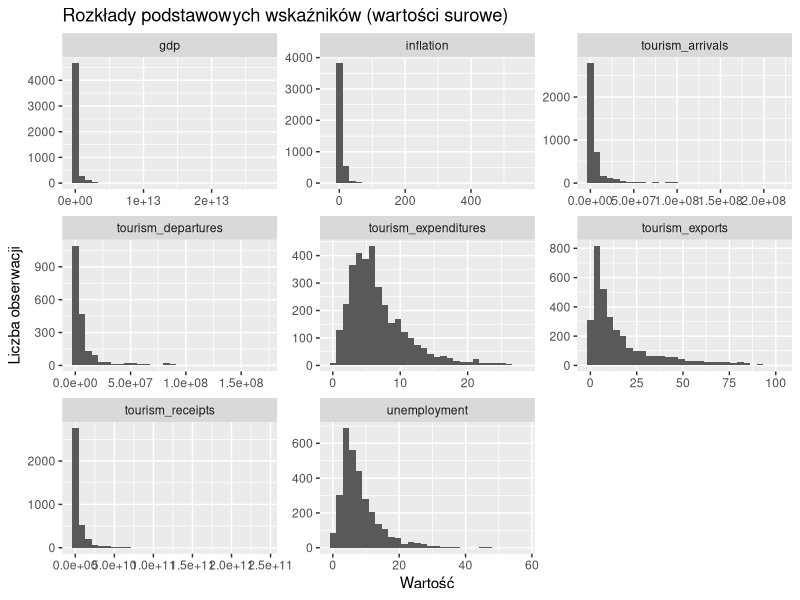
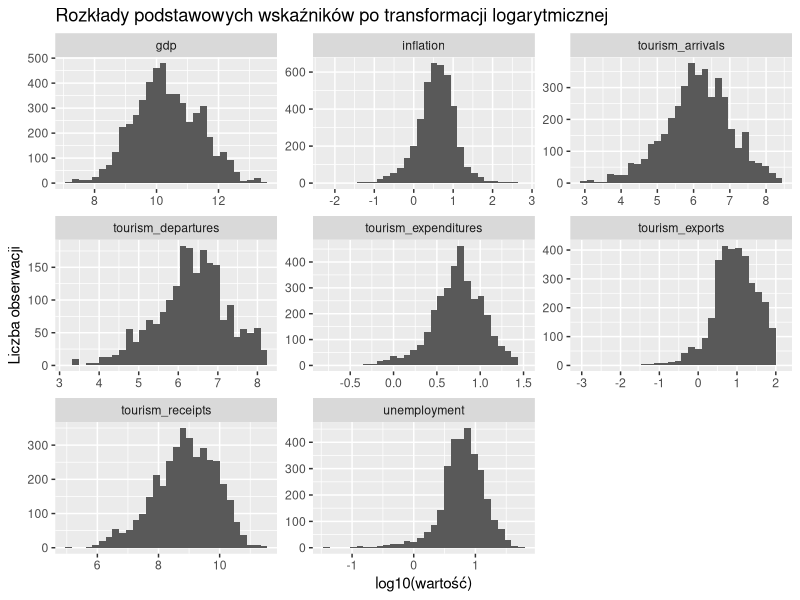
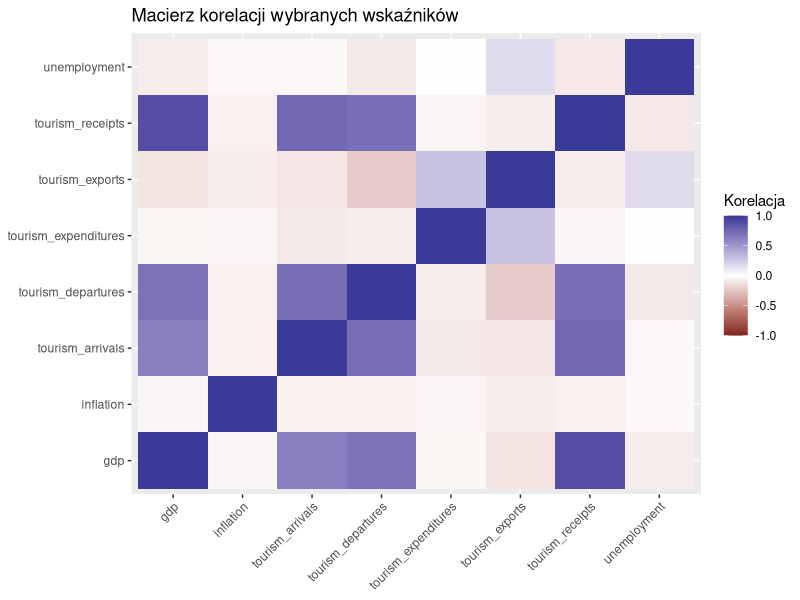
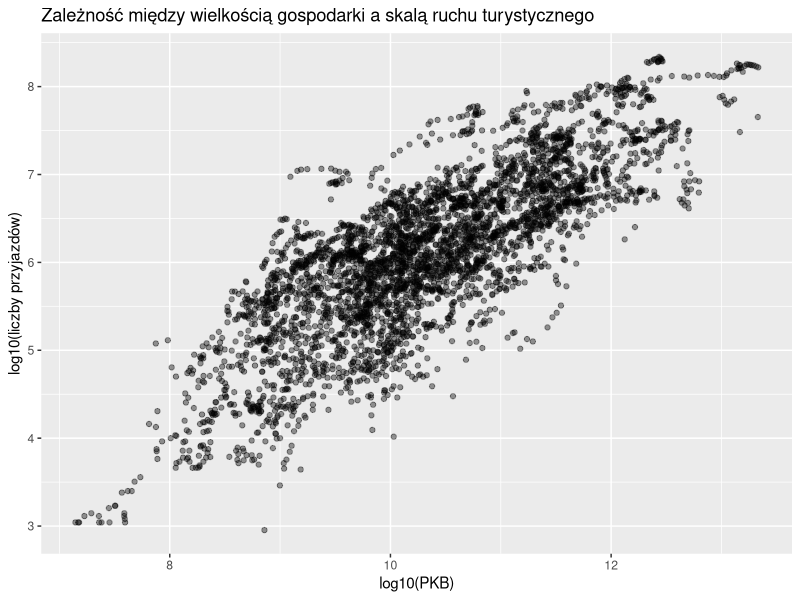
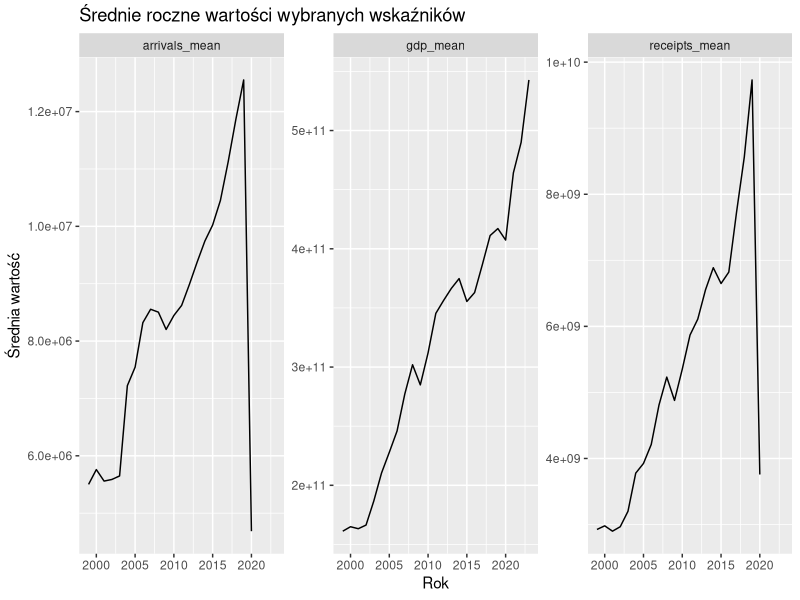

Recreate these plots in R, in order.
## ---- chunk 1
knitr::opts_chunk$set(
  echo = TRUE,
  message = FALSE,
  warning = FALSE
)

library(tidyverse)
library(readr)
library(skimr)
library(tibble)
library(gridExtra)
library(ggplot2)
## ---- chunk 2
tourism <- read_csv("../data/clean/world_tourism_economy_data_clean.csv")

glimpse(tourism)
## ---- chunk 3
tourism %>%
  summarise(
    n_rows      = n(),
    n_countries = n_distinct(country),
    year_min    = min(year, na.rm = TRUE),
    year_max    = max(year, na.rm = TRUE)
  )
## ---- chunk 4
skim(tourism)
## ---- chunk 5
vars_to_describe <- c(
  "tourism_arrivals",
  "tourism_receipts",
  "tourism_expenditures",
  "tourism_exports",
  "tourism_departures",
  "gdp",
  "inflation",
  "unemployment"
)

numeric_subset <- tourism %>%
  select(any_of(vars_to_describe))
## ---- chunk 6

descriptives_raw <- numeric_subset %>%
  summarise(across(
    everything(),
    list(
      n      = ~ sum(!is.na(.)),
      mean   = ~ mean(., na.rm = TRUE),
      sd     = ~ sd(., na.rm = TRUE),
      p25    = ~ quantile(., 0.25, na.rm = TRUE),
      median = ~ median(., na.rm = TRUE),
      p75    = ~ quantile(., 0.75, na.rm = TRUE),
      min    = ~ min(., na.rm = TRUE),
      max    = ~ max(., na.rm = TRUE)
    ),
    .names = "{.col}_{.fn}"
  ))

descriptives <- descriptives_raw %>%
  pivot_longer(
    cols = everything(),
    names_to = c("variable", "stat"),
    names_pattern = "(.+)_([^_]+)$",
    values_to = "value"
  ) %>%
  pivot_wider(
    names_from = stat,
    values_from = value
  ) %>%
  arrange(variable) %>%
  mutate(
    n = as.integer(n),
    across(
      c(min, p25, median, p75, max, mean, sd),
      ~ round(.x, 2)
    )
  ) %>%
  mutate(
    across(
      c(min, p25, median, p75, max, mean, sd),
      ~ format(
        .x,
        big.mark = " ",
        decimal.mark = ",",
        scientific = FALSE
      )
    )
  )

descriptives
## ---- chunk 7
yearly_stats_raw <- tourism %>%
  group_by(year) %>%
  summarise(
    across(
      all_of(vars_to_describe),
      list(
        mean   = ~ mean(., na.rm = TRUE),
        median = ~ median(., na.rm = TRUE),
        p25    = ~ quantile(., 0.25, na.rm = TRUE),
        p75    = ~ quantile(., 0.75, na.rm = TRUE),
        min    = ~ min(., na.rm = TRUE),
        max    = ~ max(., na.rm = TRUE)
      ),
      .names = "{.col}__{.fn}"
    ),
    .groups = "drop"
  )

yearly_stats_raw
## ---- chunk 8
make_stat_table <- function(stat) {
  yearly_stats_raw %>%
    select(year, ends_with(paste0("__", stat))) %>%
    rename_with(
      ~ sub(paste0("__", stat), "", .x),
      ends_with(paste0("__", stat))
    ) %>%
    arrange(year)
}
## ---- chunk 9
format_yearly_table <- function(df, digits = 2) {
  df %>%
    mutate(
      across(
        where(is.numeric) & !any_of("year"),
        ~ ifelse(
          is.na(.),
          NA_character_,
          formatC(., format = "f", digits = digits, big.mark = " ")
        )
      )
    )
}
## ---- chunk 10

mean_by_year    <- format_yearly_table(make_stat_table("mean"),   digits = 2)
median_by_year  <- format_yearly_table(make_stat_table("median"), digits = 2)
p25_by_year     <- format_yearly_table(make_stat_table("p25"),    digits = 2)
p75_by_year     <- format_yearly_table(make_stat_table("p75"),    digits = 2)
min_by_year     <- format_yearly_table(make_stat_table("min"),    digits = 2)
max_by_year     <- format_yearly_table(make_stat_table("max"),    digits = 2)


mean_by_year

## ---- chunk 11
dir.create("../outputs", showWarnings = FALSE)

save_table_jpg <- function(df, filename, title, width = 14, height = 8) {
  tg <- gridExtra::tableGrob(df, rows = NULL)
  tg <- gridExtra::arrangeGrob(
    tg,
    top = grid::textGrob(
      title,
      gp = grid::gpar(fontface = "bold", cex = 1.2)
    )
  )

  ggplot2::ggsave(
    filename = file.path("../outputs", filename),
    plot     = tg,
    width    = width,
    height   = height,
    dpi      = 300
  )
}

save_table_jpg(
  mean_by_year,
  "srednie_roczne_glowne_wskazniki.jpg",
  "Średnie roczne wartości głównych wskaźników"
)

save_table_jpg(
  median_by_year,
  "median_roczne_glowne_wskazniki.jpg",
  "Medianowe roczne wartości głównych wskaźników"
)

save_table_jpg(
  p25_by_year,
  "kwartyl1_roczny_glowne_wskazniki.jpg",
  "Pierwszy kwartyl (Q1) rocznych wartości głównych wskaźników"
)

save_table_jpg(
  p75_by_year,
  "kwartyl3_roczny_glowne_wskazniki.jpg",
  "Trzeci kwartyl (Q3) rocznych wartości głównych wskaźników"
)

save_table_jpg(
  min_by_year,
  "minimum_roczne_glowne_wskazniki.jpg",
  "Minimalne roczne wartości głównych wskaźników"
)

save_table_jpg(
  max_by_year,
  "maksimum_roczne_glowne_wskazniki.jpg",
  "Maksymalne roczne wartości głównych wskaźników"
)

save_table_jpg(
  descriptives,
  "statystyki_opisowe_glowne_wskazniki.jpg",
  "Statystyki opisowe głównych wskaźników (cały okres i wszystkie kraje)"
)


## ---- chunk 12
vars_to_plot <- vars_to_describe

tourism_long <- tourism %>%
  pivot_longer(
    cols = all_of(vars_to_plot),
    names_to = "variable",
    values_to = "value"
  )
## ---- chunk 13
hist_raw <- ggplot(tourism_long, aes(x = value)) +
  geom_histogram(bins = 30) +
  facet_wrap(~ variable, scales = "free") +
  labs(
    x = "Wartość",
    y = "Liczba obserwacji",
    title = "Rozkłady podstawowych wskaźników (wartości surowe)"
  )

hist_raw

ggplot2::ggsave(
  filename = file.path("../outputs", "hist_rozkłady_surowe.jpg"),
  plot     = hist_raw,
  width    = 14,
  height   = 8,
  dpi      = 300
)
## ---- chunk 14
tourism_long_log <- tourism_long %>%
  filter(value > 0) %>%
  mutate(log10_value = log10(value))

hist_log <- ggplot(tourism_long_log, aes(x = log10_value)) +
  geom_histogram(bins = 30) +
  facet_wrap(~ variable, scales = "free") +
  labs(
    x = "log10(wartość)",
    y = "Liczba obserwacji",
    title = "Rozkłady podstawowych wskaźników po transformacji logarytmicznej"
  )

hist_log

ggplot2::ggsave(
  filename = file.path("../outputs", "hist_rozkłady_log10.jpg"),
  plot     = hist_log,
  width    = 14,
  height   = 8,
  dpi      = 300
)
## ---- chunk 15
cor_data <- tourism %>%
  select(any_of(vars_to_describe))

cor_mat <- cor(cor_data, use = "pairwise.complete.obs")

cor_mat
## ---- chunk 16
cor_long <- cor_mat %>%
  as.data.frame() %>%
  rownames_to_column("var1") %>%
  pivot_longer(
    cols = -var1,
    names_to = "var2",
    values_to = "cor"
  )

cor_plot <- ggplot(cor_long, aes(x = var1, y = var2, fill = cor)) +
  geom_tile() +
  scale_fill_gradient2(limits = c(-1, 1)) +
  theme(axis.text.x = element_text(angle = 45, hjust = 1)) +
  labs(
    x = NULL,
    y = NULL,
    fill = "Korelacja",
    title = "Macierz korelacji wybranych wskaźników"
  )

cor_plot

ggplot2::ggsave(
  filename = file.path("../outputs", "heatmap_macierz_korelacji.jpg"),
  plot     = cor_plot,
  width    = 14,
  height   = 8,
  dpi      = 300
)
## ---- chunk 17
scatter_data <- tourism %>%
  select(country, year, gdp, tourism_arrivals) %>%
  filter(!is.na(gdp), !is.na(tourism_arrivals),
         gdp > 0, tourism_arrivals > 0) %>%
  mutate(
    log10_gdp      = log10(gdp),
    log10_arrivals = log10(tourism_arrivals)
  )

scatter_plot <- ggplot(scatter_data, aes(x = log10_gdp, y = log10_arrivals)) +
  geom_point(alpha = 0.4) +
  labs(
    x = "log10(PKB)",
    y = "log10(liczby przyjazdów)",
    title = "Zależność między wielkością gospodarki a skalą ruchu turystycznego"
  )

scatter_plot

ggplot2::ggsave(
  filename = file.path("../outputs", "scatter_log_pkb_przyjazdy.jpg"),
  plot     = scatter_plot,
  width    = 14,
  height   = 8,
  dpi      = 300
)
## ---- chunk 18
## Kraje o ponadprzeciętnie wysokim udziale turystyki w PKB

top_tourism_share <- tourism %>%
  filter(
    !is.na(tourism_receipts),
    !is.na(gdp),
    tourism_receipts > 0,
    gdp > 0
  ) %>%
  mutate(receipts_share_gdp = tourism_receipts / gdp * 100) %>%
  group_by(country) %>%
  summarise(
    n_years          = n(),                                  
    mean_share_gdp   = mean(receipts_share_gdp, na.rm = TRUE) 
  ) %>%
  ungroup() %>%
  arrange(desc(mean_share_gdp))

top_tourism_share %>%
  slice_head(n = 10)

## ---- chunk 19
top_tourism_share_tab <- top_tourism_share %>%
  slice_head(n = 10) %>%
  mutate(
    mean_share_gdp = round(mean_share_gdp, 2),
    mean_share_gdp = format(
      mean_share_gdp,
      big.mark     = " ",
      decimal.mark = ",",
      scientific   = FALSE
    )
  )

save_table_jpg(
  top_tourism_share_tab,
  "top_kraje_udzial_turystyki_w_pkb.jpg",
  "Kraje o najwyższym średnim udziale przychodów z turystyki w PKB"
)

## ---- chunk 20
avg_by_year <- tourism %>%
  group_by(year) %>%
  summarise(
    arrivals_mean   = mean(tourism_arrivals, na.rm = TRUE),
    receipts_mean   = mean(tourism_receipts, na.rm = TRUE),
    gdp_mean        = mean(gdp, na.rm = TRUE),
    .groups = "drop"
  )

avg_by_year_long <- avg_by_year %>%
  pivot_longer(
    cols = -year,
    names_to = "variable",
    values_to = "value"
  )
## ---- chunk 21
avg_plot <- ggplot(avg_by_year_long, aes(x = year, y = value)) +
  geom_line() +
  facet_wrap(~ variable, scales = "free_y") +
  labs(
    x = "Rok",
    y = "Średnia wartość",
    title = "Średnie roczne wartości wybranych wskaźników"
  )

avg_plot

ggplot2::ggsave(
  filename = file.path("../outputs", "wykres_srednie_roczne_glowne_wskazniki.jpg"),
  plot     = avg_plot,
  width    = 14,
  height   = 8,
  dpi      = 300
)
